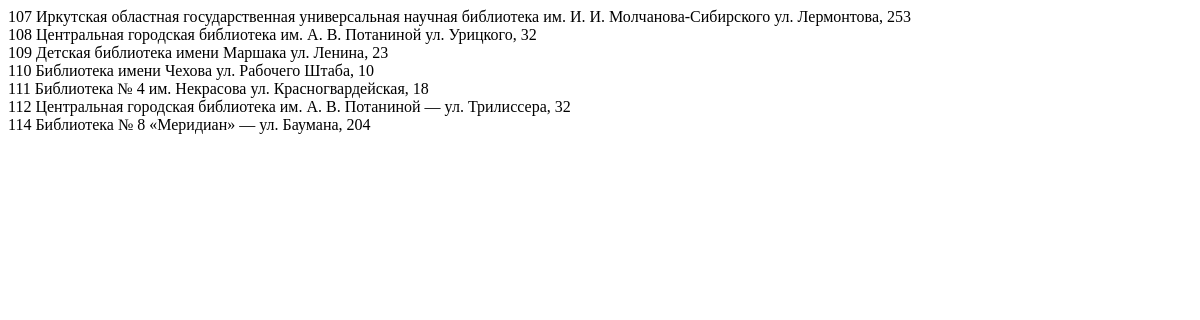
Before: / with the older database file.
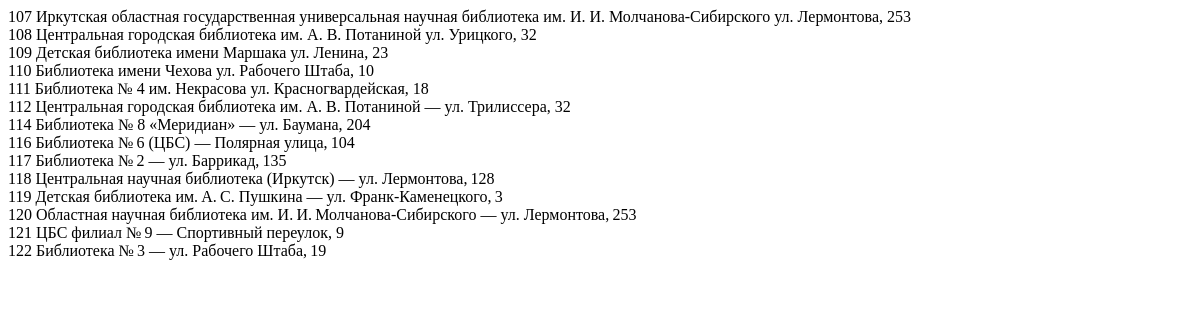
After: the same page with the newer database file.
### library/models.py (models this page shows, shortened)
class Library(models.Model):
    name = models.TextField("Название библиотеки")
    address = models.TextField("Адрес")
    user = models.ForeignKey(User, on_delete=models.CASCADE, null=True, blank=True, verbose_name="Пользователь")
    class Meta:
        verbose_name = "Библиотека"
        verbose_name_plural = "Библиотеки"

### library/views.py (the view)
# urls.py: path('', views.ShowLibraryView.as_view()),
class ShowLibraryView(TemplateView):
    template_name = "library/show_library.html"
    def get_context_data(self, **kwargs: Any) -> dict[str, Any]:
        context = super().get_context_data(**kwargs)
        context['library'] = Library.objects.all()
        return context

### templates/library/show_library.html (shortened to what this page needs)
<!DOCTYPE html>
<html lang="en">
<head>
</head>
<body>
    {% for s in library %}
    {{s.id}} {{s.name}} {{s.address}}<br>
    {% endfor %}
</body>
</html>

Changed rows visible on the page:
added Library: id "116", name "Библиотека № 6 (ЦБС) — Полярная улица, 104"
added Library: id "117", name "Библиотека № 2 — ул. Баррикад, 135"
added Library: id "118", name "Центральная научная библиотека (Иркутск) — ул. Лермонтова, 128"
added Library: id "119", name "Детская библиотека им. А. С. Пушкина — ул. Франк‑Каменецкого, 3"
added Library: id "120", name "Областная научная библиотека им. И. И. Молчанова-Сибирского — ул. Лермонтова, 253"
added Library: id "121", name "ЦБС филиал № 9 — Спортивный переулок, 9"
added Library: id "122", name "Библиотека № 3 — ул. Рабочего Штаба, 19"
